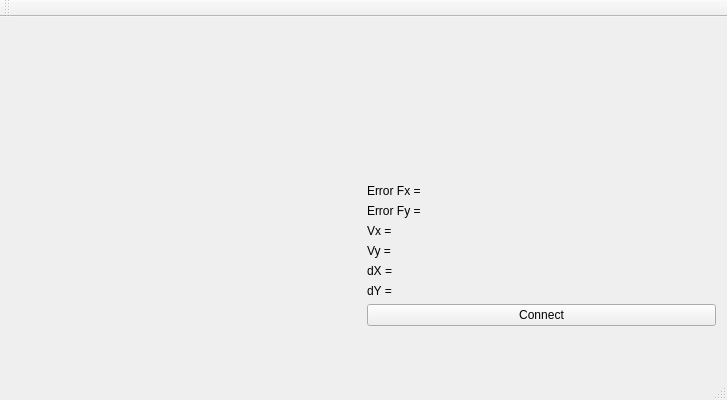
<?xml version="1.0" encoding="UTF-8"?>
<ui version="4.0">
 <class>MainWindow</class>
 <widget class="QMainWindow" name="MainWindow">
  <property name="geometry">
   <rect>
    <x>0</x>
    <y>0</y>
    <width>727</width>
    <height>400</height>
   </rect>
  </property>
  <property name="windowTitle">
   <string>MainWindow</string>
  </property>
  <widget class="QWidget" name="centralWidget">
   <layout class="QVBoxLayout" name="verticalLayout_2">
    <item>
     <widget class="QCustomPlot" name="customPlot" native="true">
      <property name="minimumSize">
       <size>
        <width>0</width>
        <height>150</height>
       </size>
      </property>
     </widget>
    </item>
    <item>
     <layout class="QHBoxLayout" name="horizontalLayout">
      <item>
       <widget class="Painter" name="widget" native="true"/>
      </item>
      <item>
       <layout class="QVBoxLayout" name="verticalLayout">
        <property name="sizeConstraint">
         <enum>QLayout::SetMaximumSize</enum>
        </property>
        <item>
         <widget class="QLabel" name="labelErX">
          <property name="text">
           <string>Error Fx = </string>
          </property>
         </widget>
        </item>
        <item>
         <widget class="QLabel" name="labelErY">
          <property name="text">
           <string>Error Fy = </string>
          </property>
         </widget>
        </item>
        <item>
         <widget class="QLabel" name="labelSpX">
          <property name="text">
           <string>Vx =</string>
          </property>
         </widget>
        </item>
        <item>
         <widget class="QLabel" name="labelSpY">
          <property name="text">
           <string>Vy =</string>
          </property>
         </widget>
        </item>
        <item>
         <widget class="QLabel" name="labeldX">
          <property name="text">
           <string>dX = </string>
          </property>
         </widget>
        </item>
        <item>
         <widget class="QLabel" name="labeldY">
          <property name="text">
           <string>dY = </string>
          </property>
         </widget>
        </item>
        <item>
         <widget class="QPushButton" name="pushButton">
          <property name="text">
           <string>Connect</string>
          </property>
         </widget>
        </item>
        <item>
         <spacer name="verticalSpacer">
          <property name="orientation">
           <enum>Qt::Vertical</enum>
          </property>
          <property name="sizeHint" stdset="0">
           <size>
            <width>20</width>
            <height>40</height>
           </size>
          </property>
         </spacer>
        </item>
       </layout>
      </item>
     </layout>
    </item>
   </layout>
  </widget>
  <widget class="QMenuBar" name="menuBar">
   <property name="geometry">
    <rect>
     <x>0</x>
     <y>0</y>
     <width>727</width>
     <height>25</height>
    </rect>
   </property>
  </widget>
  <widget class="QToolBar" name="mainToolBar">
   <attribute name="toolBarArea">
    <enum>TopToolBarArea</enum>
   </attribute>
   <attribute name="toolBarBreak">
    <bool>false</bool>
   </attribute>
  </widget>
  <widget class="QStatusBar" name="statusBar"/>
 </widget>
 <layoutdefault spacing="6" margin="11"/>
 <customwidgets>
  <customwidget>
   <class>Painter</class>
   <extends>QWidget</extends>
   <header>painter.h</header>
   <container>1</container>
  </customwidget>
  <customwidget>
   <class>QCustomPlot</class>
   <extends>QWidget</extends>
   <header>qcustomplot.h</header>
   <container>1</container>
  </customwidget>
 </customwidgets>
 <resources/>
 <connections/>
</ui>
